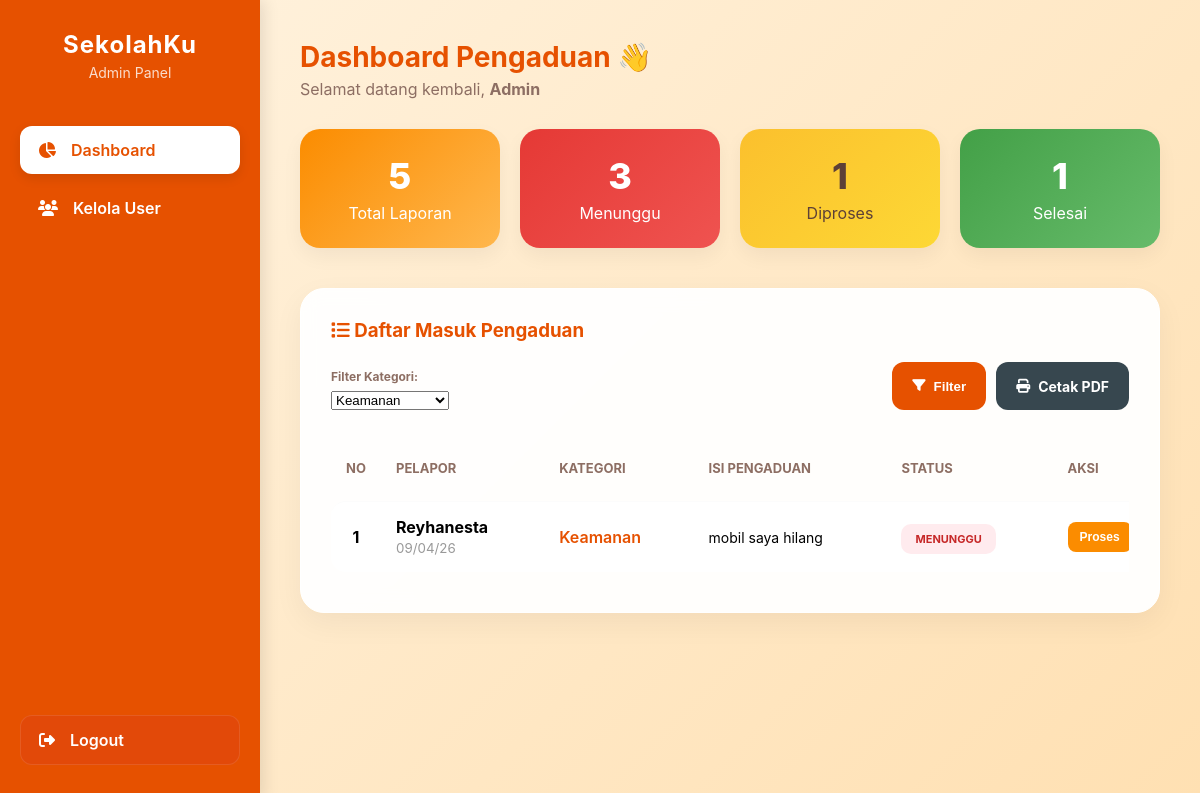
The page /admin.php?kategori=Keamanan (signed in) on the database its author committed.
### tables this page shows
CREATE TABLE `pengaduan` (
  `id` int NOT NULL,
  `user_id` int DEFAULT NULL,
  `kategori` varchar(50) DEFAULT NULL,
  `isi` text,
  `bukti` varchar(255) DEFAULT NULL,
  `tanggal` datetime DEFAULT CURRENT_TIMESTAMP,
  `status` enum('menunggu','diproses','selesai') DEFAULT 'menunggu',
  `feedback` text
);

CREATE TABLE `users` (
  `id` int NOT NULL,
  `nama` varchar(100) DEFAULT NULL,
  `role` enum('siswa','admin') DEFAULT 'siswa',
  `username` varchar(50) DEFAULT NULL,
  `password` varchar(100) DEFAULT NULL
);

### admin.php (the view, shortened to what this page needs)
<?php
include 'koneksi.php';
$total = mysqli_fetch_assoc(mysqli_query($conn, "SELECT COUNT(*) as total FROM pengaduan"));
$menunggu = mysqli_fetch_assoc(mysqli_query($conn, "SELECT COUNT(*) as total FROM pengaduan WHERE status='menunggu'"));
$diproses = mysqli_fetch_assoc(mysqli_query($conn, "SELECT COUNT(*) as total FROM pengaduan WHERE status='diproses'"));
$selesai = mysqli_fetch_assoc(mysqli_query($conn, "SELECT COUNT(*) as total FROM pengaduan WHERE status='selesai'"));
$kategori = $_GET['kategori'] ?? '';
$where_clause = "";
if($kategori != '') {
    $where_clause = " WHERE p.kategori='" . mysqli_real_escape_string($conn, $kategori) . "'";
}
$query = mysqli_query($conn, "
    SELECT p.*, u.nama FROM pengaduan p
    JOIN users u ON u.id = p.user_id
    $where_clause
    ORDER BY p.id DESC
");
?>
<!DOCTYPE html>
<html lang="id">
<head>
    <link rel="stylesheet" href="https://cdnjs.cloudflare.com/ajax/libs/font-awesome/6.4.0/css/all.min.css">
</head>
<body>
<div class="sidebar" id="sidebar">
    <div class="sidebar-header">
        <h2>SekolahKu</h2>
        <p>Admin Panel</p>
    </div>
    <a href="admin.php" class="active"><i class="fas fa-chart-pie"></i> <span>Dashboard</span></a>
    <a href="users.php"><i class="fas fa-users"></i> <span>Kelola User</span></a>
    <a href="logout.php" class="logout"><i class="fas fa-sign-out-alt"></i> <span>Logout</span></a>
</div>
<div class="main">
    <div class="welcome-text">
        <h2>Dashboard Pengaduan 👋</h2>
        <p>Selamat datang kembali, <strong><?= htmlspecialchars($_SESSION['nama']); ?></strong></p>
    </div>
    <div class="dashboard-stats">
        <div class="card-box total"><span><?= $total['total']; ?></span> Total Laporan </div>
        <div class="card-box menunggu"><span><?= $menunggu['total']; ?></span> Menunggu </div>
        <div class="card-box diproses"><span><?= $diproses['total']; ?></span> Diproses </div>
        <div class="card-box selesai"><span><?= $selesai['total']; ?></span> Selesai </div>
    </div>
    <div class="card">
        <h3 style="color: var(--primary-dark); margin: 0 0 20px 0;">
            <i class="fas fa-list"></i> Daftar Masuk Pengaduan
        </h3>
        <form method="GET" class="filter-box">
            <div class="form-group">
                <label style="font-size: 12px; font-weight: bold; color: #8d6e63; display:block; margin-bottom:5px;">Filter Kategori:</label>
                <select name="kategori" class="form-modern">
                    <option <?= $kategori=='Keamanan'?'selected':'' ?>>Keamanan</option>
                </select>
            </div>
            <div class="button-group">
                <button type="submit" class="btn-filter">
                    <i class="fas fa-filter"></i> Filter
                </button>
                <a href="cetak.php?kategori=<?= $kategori ?>" target="_blank" class="btn-cetak">
                    <i class="fas fa-print"></i> Cetak PDF
                </a>
            </div>
        </form>
        <div class="table-container">
            <table>
                <thead>
                    <tr>
                        <th width="50">No</th>
                        <th>Pelapor</th>
                        <th>Kategori</th>
                        <th>Isi Pengaduan</th>
                        <th>Status</th>
                        <th>Aksi</th>
                    </tr>
                </thead>
                <tbody>
                    <?php
                    $no = 1;
                    while($d = mysqli_fetch_array($query)){
                        $s = $d['status'];
                        $class = ($s == 'menunggu') ? 'menunggu-badge' : (($s == 'diproses') ? 'diproses-badge' : 'selesai-badge');
                    ?>
                    <tr>
                        <td align="center"><strong><?= $no++; ?></strong></td>
                        <td>
                            <strong><?= htmlspecialchars($d['nama']); ?></strong><br>
                            <small style="color: #999;"><?= date('d/m/y', strtotime($d['tanggal'])); ?></small>
                        </td>
                        <td><span style="font-weight: 600; color: var(--primary-dark);"><?= $d['kategori']; ?></span></td>
                        <td style="font-size: 14px; max-width: 300px;"><?= nl2br(htmlspecialchars($d['isi'])); ?></td>
                        <td><span class="badge <?= $class ?>"><?= $s ?></span></td>
                        <td>
                            <div style="display: flex; gap: 5px;">
                                <form action="update_status.php" method="POST" style="display:inline;">
                                    <?php if($d['status']=='menunggu'){ ?>
                                        <button type="submit" name="status" value="diproses" class="btn-action btn-proses">Proses</button>
                                    <?php } elseif($d['status']=='diproses'){ ?>
                                        <button type="submit" name="status" value="selesai" class="btn-action btn-selesai">Selesai</button>
                                    <?php } ?>
                                </form>
                            </div>
                        </td>
                    </tr>
                    <?php } ?>
                </tbody>
            </table>
        </div>
    </div>
</div>
</body>
</html>

### admin.php (style rules this page uses)
:root { --primary: #ff7043; --primary-dark: #e65100; --secondary: #fb8c00; --success: #43a047; --danger: #e53935; --warning: #fbc02d; --dark-blue: #37474f; --bg: #fff3e0; --sidebar-width: 260px; }
* { box-sizing: border-box; scroll-behavior: smooth; }
body { margin: 0; font-family: 'Inter', 'Segoe UI', Arial, sans-serif; background: linear-gradient(135deg, #fff3e0 0%, #ffe0b2 100%); background-attachment: fixed; min-height: 100vh; }
.sidebar { width: var(--sidebar-width); height: 100vh; position: fixed; background: var(--primary-dark); padding: 30px 20px; color: white; display: flex; flex-direction: column; box-shadow: 4px 0 15px rgba(0,0,0,0.1); z-index: 1000; transition: 0.3s; }
.sidebar-header { margin-bottom: 40px; text-align: center; }
.sidebar-header h2 { margin: 0; font-size: 24px; color: #fff; letter-spacing: 1px; }
.sidebar-header p { margin: 5px 0 0; opacity: 0.8; font-size: 14px; }
.sidebar a { display: flex; align-items: center; color: white; padding: 14px 18px; margin: 5px 0; text-decoration: none; border-radius: 12px; transition: all 0.3s ease; font-weight: 600; gap: 15px; }
.sidebar a.active { background: white; color: var(--primary-dark); box-shadow: 0 4px 12px rgba(0,0,0,0.1); }
.sidebar a.logout { margin-top: auto; background: rgba(211, 47, 47, 0.2); border: 1px solid rgba(255,255,255,0.1); }
.main { margin-left: var(--sidebar-width); padding: 40px; transition: 0.3s; }
.welcome-text h2 { color: var(--primary-dark); margin: 0; font-size: 28px; }
.welcome-text p { color: #8d6e63; margin: 5px 0 30px; }
.dashboard-stats { display: grid; grid-template-columns: repeat(auto-fit, minmax(200px, 1fr)); gap: 20px; margin-bottom: 40px; }
.card-box { padding: 25px; border-radius: 20px; color: white; text-align: center; transition: 0.3s; box-shadow: 0 8px 20px rgba(0,0,0,0.05); }
.card-box span { font-size: 36px; font-weight: 800; display: block; margin-bottom: 5px; }
.total { background: linear-gradient(135deg, #fb8c00, #ffb74d); }
.menunggu { background: linear-gradient(135deg, #e53935, #ef5350); }
.diproses { background: linear-gradient(135deg, #fbc02d, #fdd835); color: #5d4037; }
.selesai { background: linear-gradient(135deg, #43a047, #66bb6a); }
.card { background: rgba(255, 255, 255, 0.95); backdrop-filter: blur(10px); padding: 30px; border-radius: 24px; margin-bottom: 30px; border: 1px solid white; box-shadow: 0 10px 30px rgba(0,0,0,0.05); }
.filter-box { display: flex; gap: 15px; margin-bottom: 25px; align-items: flex-end; flex-wrap: wrap; }
.form-group { flex-grow: 1; min-width: 200px; }
.button-group { display: flex; gap: 10px; }
.btn-filter { background: var(--primary-dark); padding: 12px 20px; border-radius: 12px; border: none; color: white; font-weight: bold; cursor: pointer; transition: 0.3s; height: 48px; display: flex; align-items: center; gap: 8px; }
.btn-cetak { background: var(--dark-blue); padding: 12px 20px; border-radius: 12px; border: none; color: white; font-weight: bold; cursor: pointer; transition: 0.3s; text-decoration: none; height: 48px; display: flex; align-items: center; gap: 8px; font-size: 14px; }
.table-container { overflow-x: auto; }
table { width: 100%; border-collapse: separate; border-spacing: 0 10px; min-width: 900px; }
th { padding: 15px; text-align: left; color: #8d6e63; font-size: 13px; text-transform: uppercase; }
td { padding: 15px; background: white; vertical-align: middle; border-top: 1px solid #fcfcfc; }
tr td:first-child { border-radius: 15px 0 0 15px; }
tr td:last-child { border-radius: 0 15px 15px 0; }
.badge { padding: 8px 14px; border-radius: 10px; font-size: 11px; font-weight: 700; text-transform: uppercase; }
.menunggu-badge { background: #ffebee; color: #c62828; }
.btn-action { padding: 8px 12px; border-radius: 8px; border: none; color: white; font-weight: bold; cursor: pointer; font-size: 12px; transition: 0.2s; text-decoration: none; display: inline-flex; align-items: center; gap: 5px; }
.btn-proses { background: var(--secondary); }

### rows shown on the page
pengaduan: user.nama "Reyhanesta", tanggal "09/04/26", kategori "Keamanan", isi "mobil saya hilang", status "MENUNGGU", shows "Proses"

### other values the page prints
$_SESSION['nama'] "Admin"
$total['total'] "5"
$menunggu['total'] "3"
$diproses['total'] "1"
$selesai['total'] "1"
